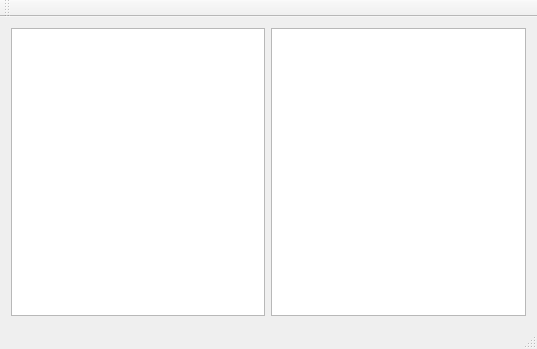
<?xml version="1.0" encoding="UTF-8"?>
<ui version="4.0">
 <class>MainWindow</class>
 <widget class="QMainWindow" name="MainWindow">
  <property name="geometry">
   <rect>
    <x>0</x>
    <y>0</y>
    <width>537</width>
    <height>349</height>
   </rect>
  </property>
  <property name="windowTitle">
   <string>MainWindow</string>
  </property>
  <widget class="QWidget" name="centralWidget">
   <layout class="QHBoxLayout" name="horizontalLayout">
    <item>
     <widget class="QTableView" name="fieldView"/>
    </item>
    <item>
     <widget class="QTableView" name="statsView"/>
    </item>
   </layout>
  </widget>
  <widget class="QMenuBar" name="menuBar">
   <property name="geometry">
    <rect>
     <x>0</x>
     <y>0</y>
     <width>537</width>
     <height>26</height>
    </rect>
   </property>
  </widget>
  <widget class="QToolBar" name="mainToolBar">
   <attribute name="toolBarArea">
    <enum>TopToolBarArea</enum>
   </attribute>
   <attribute name="toolBarBreak">
    <bool>false</bool>
   </attribute>
  </widget>
  <widget class="QStatusBar" name="statusBar"/>
 </widget>
 <layoutdefault spacing="6" margin="11"/>
 <resources/>
 <connections/>
</ui>
